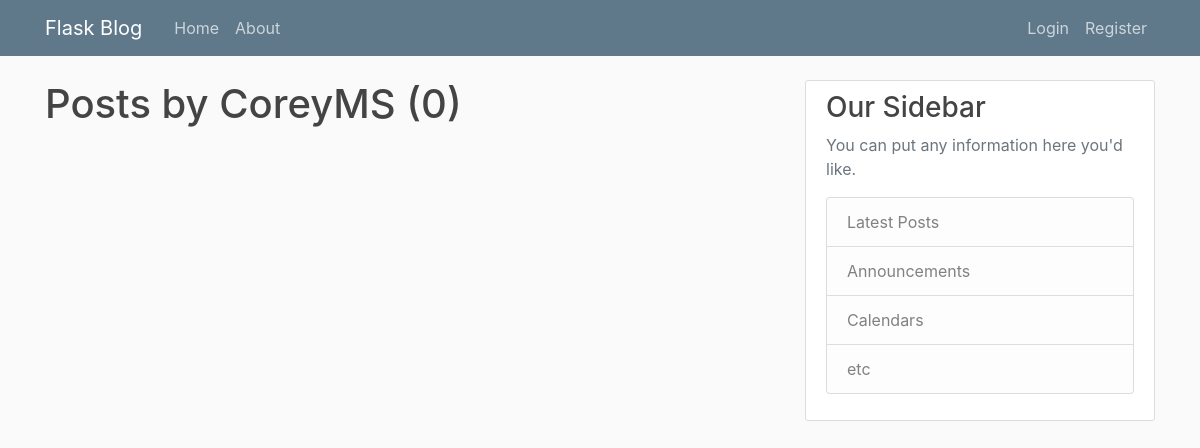
The page /user/CoreyMS on the database as committed earlier.
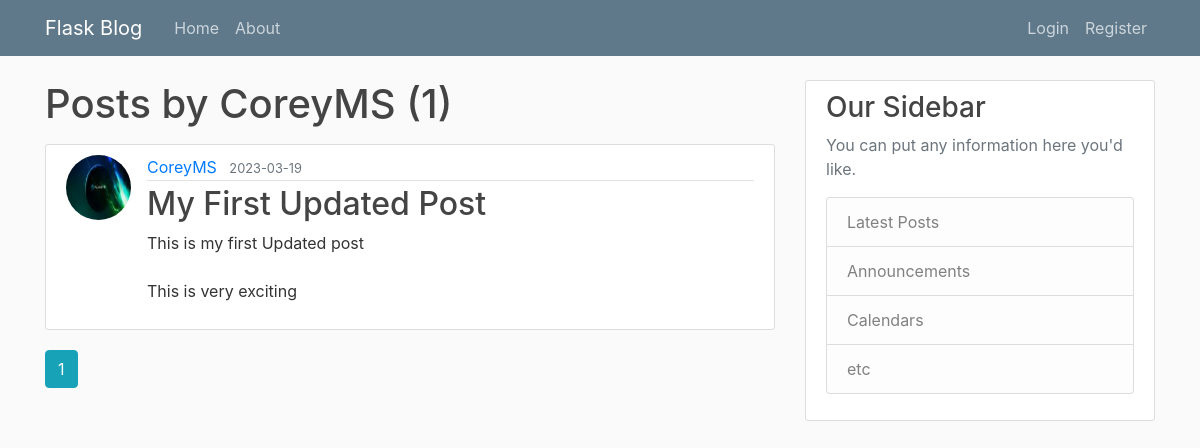
The same page on the database as committed later.
### flaskblog/models.py (models this page shows, shortened)
class Post(db.Model):
    id = db.Column(db.Integer, primary_key=True)
    title = db.Column(db.String(100), nullable=False)
    date_posted = db.Column(db.DateTime, nullable=False, default=datetime.utcnow)
    content = db.Column(db.Text, nullable=False)
    user_id = db.Column(db.Integer, db.ForeignKey('user.id'), nullable=False)

class User(db.Model, UserMixin):
    id = db.Column(db.Integer, primary_key=True)
    username = db.Column(db.String(20), unique=True, nullable=False)
    email = db.Column(db.String(120), unique=True, nullable=False)
    image_file = db.Column(db.String(20), nullable=False, default="default.jpg")
    password = db.Column(db.String(60), nullable=False)
    posts = db.relationship('Post', backref='author', lazy=True)

### flaskblog/routes.py (the view)
@app.route("/user/<string:username>")
def user_posts(username):
    page = request.args.get('page', 1, type=int)
    user = User.query.filter_by(username=username).first_or_404()
    posts = Post.query.filter_by(author=user).order_by(Post.date_posted.desc()).paginate(page=page, per_page=5 )
    return render_template("user_posts.html", posts=posts, user=user)

### flaskblog/templates/user_posts.html
{% extends "layout.html" %}
{% block content %}
    <h1 class="mb-3">Posts by {{ user.username }} ({{ posts.total}})</h1>
    {% for post in posts.items %}
    <article class="media content-section">
        <img class="rounded-circle article-img" src="{{ url_for('static', filename='profile_pics/' + post.author.image_file) }}">
        <div class="media-body">
          <div class="article-metadata">
            <a class="mr-2" href="{{ url_for('user_posts', username=post.author.username)}}">{{ post.author.username }}</a>
            <small class="text-muted">{{ post.date_posted.strftime('%Y-%m-%d') }}</small>
          </div>
          <h2><a class="article-title" href="{{ url_for('post', post_id=post.id) }}">{{ post.title }}</a></h2>
          <p class="article-content">{{ post.content }}</p>
        </div>
    </article>
    {% endfor %}
    {% for page_num in posts.iter_pages(left_edge=1, right_edge=1, left_current=1, right_current=2) %}
      {% if page_num %}
        {% if posts.page == page_num %}
          <a class="btn btn-info mb-4" href="{{ url_for('user_posts', username=user.username, page=page_num) }}">{{ page_num }}</a>
        {% else %}
          <a class="btn btn-outline-info mb-4" href="{{ url_for('user_posts', username=user.username, page=page_num) }}">{{ page_num }}</a>
        {% endif %}
      {% else %}
        ...
      {% endif %}
    {% endfor %}
{% endblock content %}

Rows that differ between the two databases and show on the page:
added Post: image_file (picture), author.username "CoreyMS", date_posted "2023-03-19", title "My First Updated Post", content "This is my first Updated post This is very exciting"
Other text that changed with them:
{{ posts.total }}: "0" → "1"
new list line: "1"
